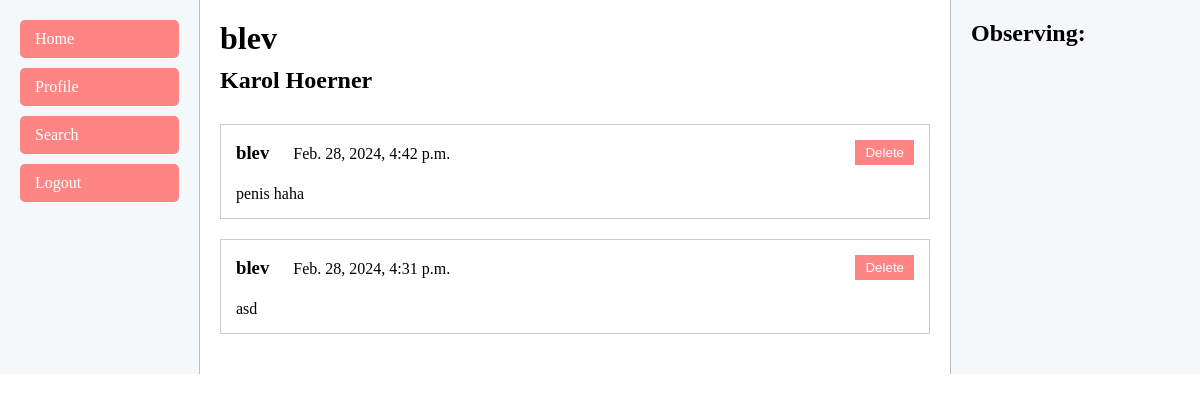
/profile/ (signed in), run on an earlier commit of the app's database.
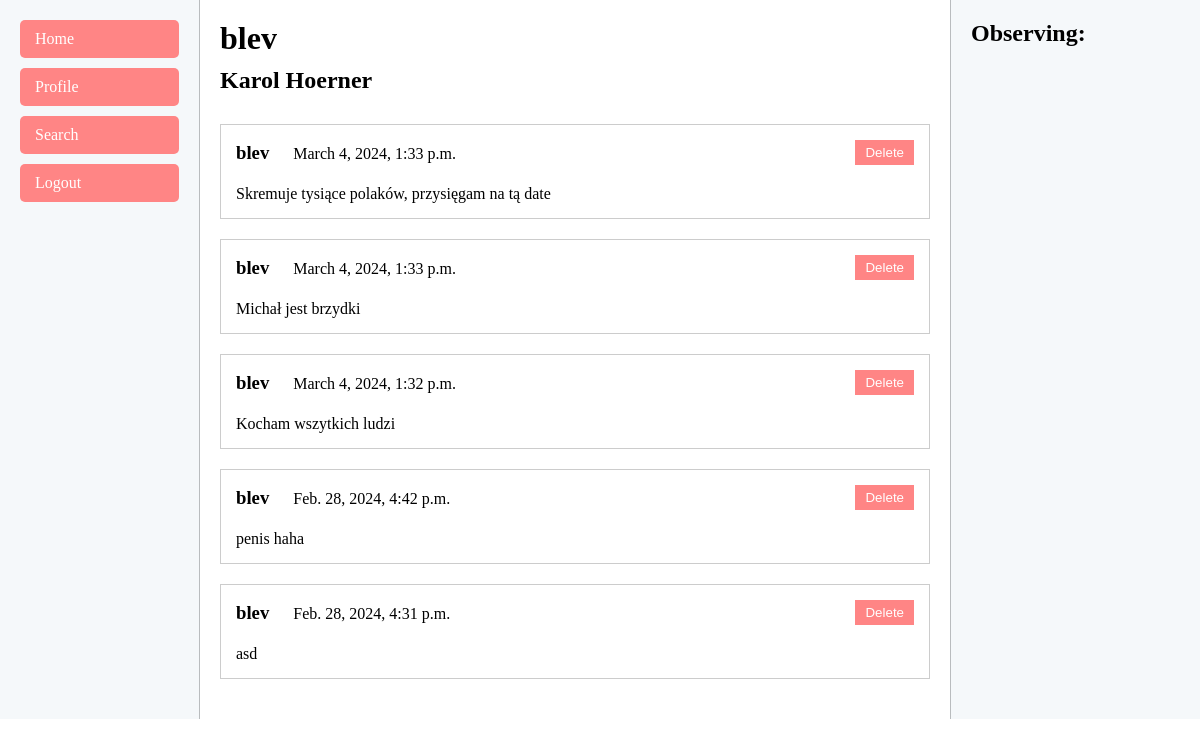
And on a later commit of the database.
### posts/models.py (models this page shows)
class Post(models.Model):
    user = models.ForeignKey(to=User, to_field='id', on_delete=models.CASCADE, default=None)
    post = models.TextField(max_length=255)
    date_time = models.DateTimeField()

### user_profile/views.py (the view)
# urls.py: path('', views.profile_page, name='profile_page'),
def profile_page(request):
    if request.method == 'GET':
        user = request.user
        posts = get_logged_in_user_posts(user)
        observers = get_users_observers(user)
        return render(request, 'profile_page.html', {'user': user, 'posts': posts, 'observers': observers})

### observers/utils.py (called while the page is built)
def get_users_observers(logged_in_user):
    observers = Observer.objects.filter(observed_by=logged_in_user.id)
    observers_ids = observers.values_list('observer', flat=True)
    observers = User.objects.filter(id__in=observers_ids).order_by('username')
    return observers

### posts/utils.py (called while the page is built)
def get_logged_in_user_posts(logged_in_user):
    posts = Post.objects.filter(user=logged_in_user).order_by('-date_time')
    return posts

### user_profile/templates/profile_page.html (shortened to what this page needs)
{% load static %}
<!DOCTYPE html>
<html lang="en">
<head>
    <link rel="stylesheet" href="{% static 'profile_page.css' %}">
</head>
<body>
    <div class="container">
        <aside class="sidebar left">
            <a href="{% url 'main_page' %}" class="nav-btn">Home</a>
            <a href="{% url 'profile_page' %}" class="nav-btn">Profile</a>
            <a href="" class="nav-btn">Search</a>
            <a href="{% url 'logout' %}" class="nav-btn">Logout</a>
        </aside>
        <main class="main-content">
            <h1 class="profile-username">{{user.username}}</h1>
            <h2 class="profile-name">{{user.first_name}} {{user.last_name}}</h2>
            {% for post in posts %}
            <div class="post">
                <div class="post-header">
                    <div>
                        <h3 class="username">{{ post.user }}</h3>
                        <p class="date">{{ post.date_time }}</p>
                    </div>
                    <form action="{% url 'delete_post' %}" method="post">
                        <button class="delete-button">Delete</button>
                    </form>
                </div>
                <p class="post-text">{{ post.post }}</p>
            </div>
            {% endfor %}
        </main>
        <aside class="sidebar right">
            <h2 style="margin-bottom: 20px;">Observing: </h2>
        </aside>
    </div>
</body>
</html>

What changed in the data, as far as the page shows it:
added Post: user "blev", date_time "March 4, 2024, 1:33 p.m.", post "Skremuje tysiące polaków, przysięgam na tą date"
added Post: user "blev", date_time "March 4, 2024, 1:33 p.m.", post "Michał jest brzydki"
added Post: user "blev", date_time "March 4, 2024, 1:32 p.m.", post "Kocham wszytkich ludzi"
